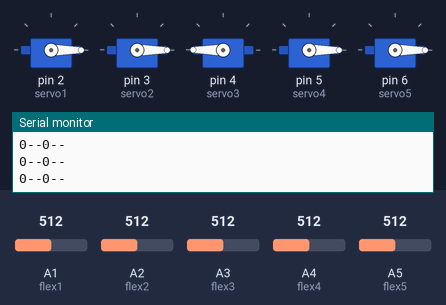
The sketch below on a simulated Arduino Uno, built with avr-gcc and run on an emulated ATmega328P. Parts: 5 × servo, the last lines printed to the serial monitor. Inputs (shaded band) come from the test bench; at power-on: A4 (flex4) = 512, A5 (flex5) = 512, A2 (flex2) = 512, A1 (flex1) = 512, A3 (flex3) = 512.

Above: at 1.2 s.
1.3 s: A4 (flex4) set to 992
At 2.5 s:
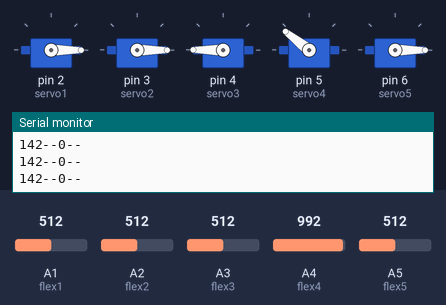
2.8 s: A5 (flex5) set to 848
4.3 s: A5 (flex5) set to 867
At 5.4 s:
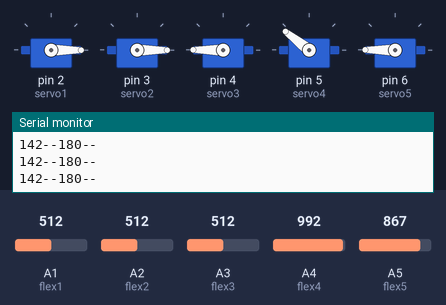
5.8 s: A2 (flex2) set to 347
7.3 s: A2 (flex2) set to 324
At 8.0 s:
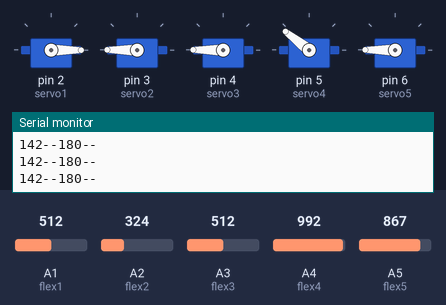
8.8 s: A1 (flex1) set to 822
10.3 s: A1 (flex1) set to 852
At 10.8 s:
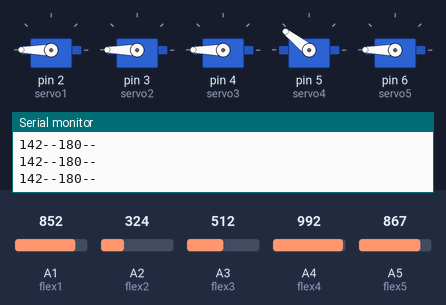
Timing chart, 0 to 12.8 s (numbered marks = the images above; inputs shaded):
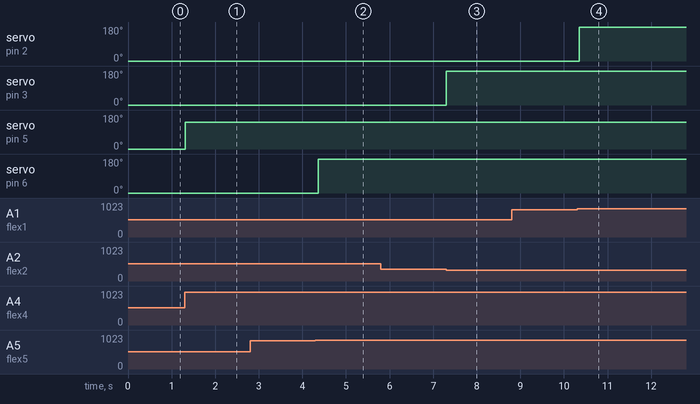

The sketch:

servoarm_wired.ino
```cpp
//Viral Science www.viralsciencecreativity.com www.youtube.com/c/viralscience
//Flex Sensor controlled Robo Hand

//Idle  790--835--793--859--827--
//Close 880--844--802--866--831--

#include <Servo.h>

Servo servo1;
Servo servo2;
Servo servo3;
Servo servo4;
Servo servo5;

int flex1 = A1;
int flex2 = A2;
int flex3 = A3;
int flex4 = A4;
int flex5 = A5;
;
void setup()
{
  Serial.begin(9600);
  servo1.attach(2);
  servo2.attach(3);
  servo3.attach(4);
  servo4.attach(5);
  servo5.attach(6);
}


void loop()
{
  int flex1_pos;
  int servo1_pos;
  flex1_pos = analogRead(flex1);
  servo1_pos = map(flex1_pos, 840, 900, 180, 0);
  servo1_pos = constrain(servo1_pos, 180, 0);
  servo1.write(servo1_pos);

  int flex2_pos;
  int servo2_pos;
  flex2_pos = analogRead(flex2);
  servo2_pos = map(flex2_pos, 879, 882, 0, 180);
  servo2_pos = constrain(servo2_pos, 0, 180);
  servo2.write(servo2_pos);


  int flex3_pos;
  int servo3_pos;
  flex3_pos = analogRead(flex3);
  servo3_pos = map(flex3_pos, 828, 824, 180, 0);
  servo3_pos = constrain(servo3_pos, 180, 0);
  servo3.write(servo3_pos);

  int flex4_pos;
  int servo4_pos;
  flex4_pos = analogRead(flex4);
  servo4_pos = map(flex4_pos, 874, 1023, 0, 180);
  servo4_pos = constrain(servo4_pos, 0, 180);
  servo4.write(servo4_pos);

  int flex5_pos;
  int servo5_pos;
  flex5_pos = analogRead(flex5);
  servo5_pos = map(flex5_pos, 855, 1023, 180, 0);
  servo5_pos = constrain(servo5_pos, 180, 0);
  servo5.write(servo5_pos);


  /*
Serial.print(servo1_pos);
Serial.print("--");
Serial.print(servo2_pos);
Serial.print("--");
Serial.print(servo3_pos);
Serial.print("--");*/
Serial.print(servo4_pos);
Serial.print("--");
Serial.print(servo5_pos);
Serial.println("--");


/*Serial.print(flex1_pos);
Serial.print("--");
Serial.print(flex2_pos);
Serial.print("--");
Serial.print(flex3_pos);
Serial.print("--");
Serial.print(flex4_pos);
Serial.print("--");
Serial.print(flex5_pos);
Serial.println("--");*/

  delay(100);


}
```

Measured:
- the behaviour switches between 855 and 856 on A5 (flex5) (found by bisection; images 1 and 2)
- the behaviour switches between 333 and 332 on A2 (flex2) (found by bisection; images 2 and 3)
- the behaviour switches between 840 and 841 on A1 (flex1) (found by bisection; images 3 and 4)
- after the input at 1.3 s, servo on pin 5 (servo4): 0° → 142° at once
- after the input at 4.3 s, servo on pin 6 (servo5): 0° → 180° after 0.06 s
- after the input at 7.3 s, servo on pin 3 (servo2): 0° → 180° at once
- after the input at 10.3 s, servo on pin 2 (servo1): 0° → 180° after 0.05 s
